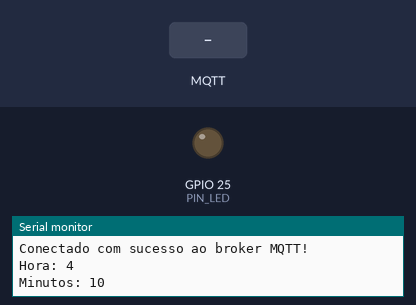
The program below on a simulated ESP32. On the bench: output pins drawn as LEDs (lit = HIGH), the last lines printed to the serial monitor. The inputs (shaded band) are chosen by the test bench. WiFi joins after 1.5 s; servers stay silent unless stated; the local clock reads 2024-03-15 10:24:30 at power-on unless the program sets it; no MQTT or app messages arrive unless stated.

Above: at 2.7 s.
2.8 s: MQTT message "1" arrives on the first subscribed topic
At 4.1 s:
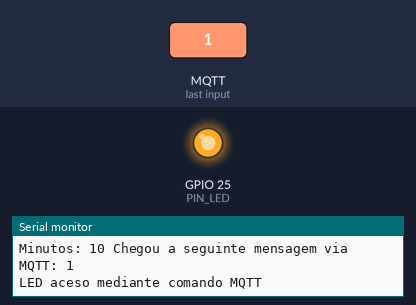
Timing chart, 0 to 14.0 s (numbered marks = the images above; inputs shaded):
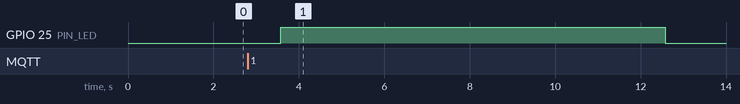

The program:

main.cpp
```cpp
// Bibliotecas nescessarias
#include <Arduino.h>
#include <stdio.h>
#include <iostream>
#include <NTPClient.h>
#include "WiFi.h"
#include "PubSubClient.h"
#define PIN_LED 25 // Pino usado no ESP-32

#define TOPICO_SUBSCRIBE_LED "topico_liga_desliga_led" // Nome do Topico, pode ser qualquer nome
#define ID_MQTT "esp32_mqtt" // ID do seu MQTT

using namespace std;

const char* SSID = "Nome da rede wifi";
const char* PASSWORD = "Senha da rede wifi";

const char* BROKER_MQTT = "IP do Servidor";
int BROKER_PORT = 1883;//porta_do_broker

WiFiClient espClient;
PubSubClient MQTT(espClient);

//Declarando funções
void initMQTT(void);
void mqtt_callback(char* topic, byte* payload, unsigned int length);
void reconnectMQTT(void);
void reconnectWiFi(void);
void VerificaConexoesWiFIEMQTT(void);

/* Função: inicializa e conecta-se na rede WI-FI desejada */
void initWiFi(void)
{
    delay(10);
    Serial.println("------Conexao WI-FI------");
    Serial.print("Conectando-se na rede: ");
    Serial.println(SSID);
    Serial.println("Aguarde");

    reconnectWiFi();
}

/* Função: inicializa parâmetros de conexão MQTT(endereço do broker, porta e seta função de callback) */
void initMQTT(void)
{
    MQTT.setServer(BROKER_MQTT, BROKER_PORT); //informa qual broker e porta deve ser conectado
    MQTT.setCallback(mqtt_callback); //atribui função de callback (função chamada quando qualquer informação de um dos tópicos subescritos chega)
}

/* Função: função de callback */
void mqtt_callback(char* topic, byte* payload, unsigned int length)
{
    String msg;

    /* obtem a string do payload recebido */
    for(int i = 0; i < length; i++)
    {
       char c = (char)payload[i];
       msg += c;
    }

    Serial.print("Chegou a seguinte mensagem via MQTT: ");
    Serial.println(msg);
    Serial.print("\n");

    if (msg.equals("1")) {
        digitalWrite(PIN_LED, HIGH);
        Serial.println("LED aceso mediante comando MQTT \n");
        delay(9000);
        digitalWrite(PIN_LED, LOW);
        Serial.println("LED apagou, passou 9 segundos \n");
    };


}

/* Função: reconecta-se ao broker MQTT */
void reconnectMQTT(void)
{
    while (!MQTT.connected())
    {
        Serial.print("* Tentando se conectar ao Broker MQTT: ");
        Serial.println(BROKER_MQTT);
        if (MQTT.connect(ID_MQTT))
        {
            Serial.println("Conectado com sucesso ao broker MQTT!");
            MQTT.subscribe(TOPICO_SUBSCRIBE_LED);
        }
        else
        {
            Serial.println("Falha ao reconectar no broker.");
            Serial.println("Havera nova tentatica de conexao em 2s");
            delay(2000);
        }
    }
}

/* Função: verifica o estado das conexões WiFI e ao broker MQTT. */
void VerificaConexoesWiFIEMQTT(void)
{
    if (!MQTT.connected())
        reconnectMQTT();

     reconnectWiFi();
}

/* Função: reconecta-se ao WiFi */
void reconnectWiFi(void)
{
    if (WiFi.status() == WL_CONNECTED)
        return;

    WiFi.begin(SSID, PASSWORD);

    while (WiFi.status() != WL_CONNECTED)
    {
        delay(100);
        Serial.print(".");
    }

    Serial.println();
    Serial.print("Conectado com sucesso na rede ");
    Serial.print(SSID);
    Serial.println("IP obtido: ");
    Serial.println(WiFi.localIP());
}

void ligaHora(void) {
    WiFiUDP ntpUDP;
    NTPClient timeClient(ntpUDP, "a.st1.ntp.br", -3 * 3600, 6000);
    int horas = timeClient.getHours();
    int minutos = timeClient.getMinutes()+ 10;

    Serial.printf("\nHora: %i ", horas);
    Serial.printf("\nMinutos: %i ", minutos);

    if ((horas == 3 && minutos == 40)) {
        digitalWrite(PIN_LED, HIGH);
        Serial.println("\nAcendeu");
        delay(9000);
        digitalWrite(PIN_LED, LOW);
        delay(60000);
    };
}

//----------------------
void setup() {
  Serial.begin(115200);

  pinMode(PIN_LED, OUTPUT);
  digitalWrite(PIN_LED,LOW);

  initWiFi();

  initMQTT();
}

void loop() {
    VerificaConexoesWiFIEMQTT();

    MQTT.loop();
    ligaHora();

    delay(2000);
}
```

Measured:
- after the input at 2.8 s, GPIO 25 (PIN_LED): LOW → HIGH after 0.77 s, → LOW 9.0 s later
